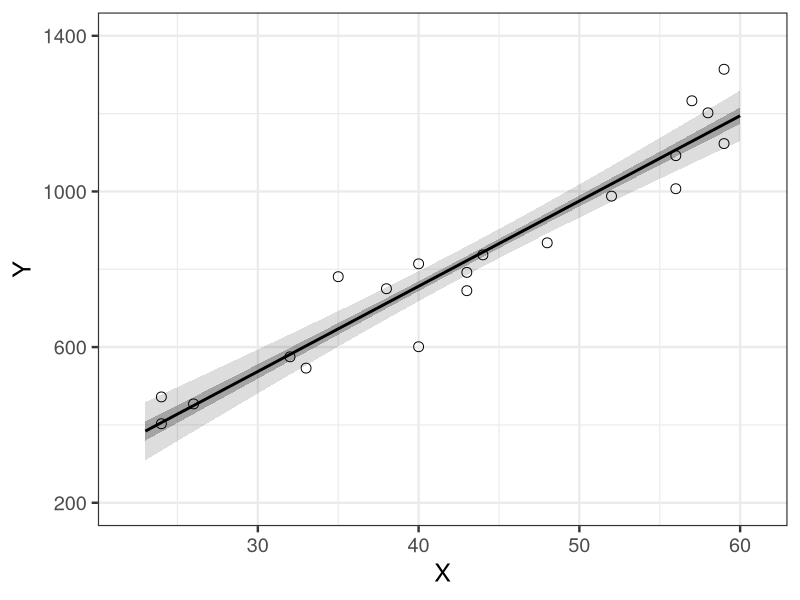
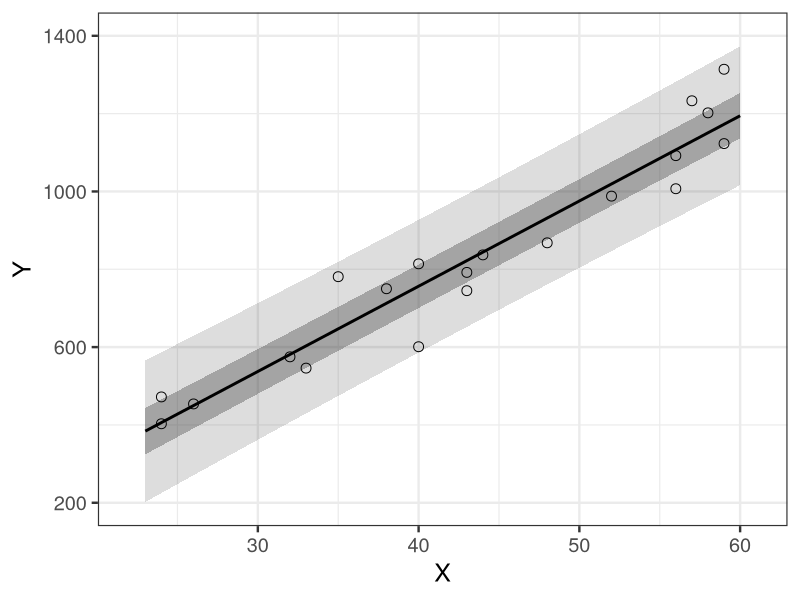

These charts were generated, in order, by the following R code:
library(ggplot2)

d <- read.csv(file='input/data-salary.txt')
res_lm <- lm(Y ~ X, data=d)
X_new <- data.frame(X=23:60)

conf_95 <- predict(res_lm, X_new, interval='confidence', level=0.95)
conf_95 <- data.frame(X_new, conf_95)
conf_50 <- predict(res_lm, X_new, interval='confidence', level=0.50)
conf_50 <- data.frame(X_new, conf_50)
pred_95 <- predict(res_lm, X_new, interval='prediction', level=0.95)
pred_95 <- data.frame(X_new, pred_95)
pred_50 <- predict(res_lm, X_new, interval='prediction', level=0.50)
pred_50 <- data.frame(X_new, pred_50)

p <- ggplot() +
  theme_bw(base_size=18) +
  geom_ribbon(data=conf_95, aes(x=X, ymin=lwr, ymax=upr), alpha=1/6) +
  geom_ribbon(data=conf_50, aes(x=X, ymin=lwr, ymax=upr), alpha=2/6) +
  geom_line(data=conf_50, aes(x=X, y=fit), linewidth=1) +
  geom_point(data=d, aes(x=X, y=Y), shape=1, size=3) +
  labs(x='X', y='Y') + coord_cartesian(xlim=c(22, 61), ylim=c(200, 1400)) +
  scale_y_continuous(breaks=seq(from=200, to=1400, by=400))
ggsave(p, file='output/fig4-3-left.png', dpi=300, w=4, h=3)

p <- ggplot() +
  theme_bw(base_size=18) +
  geom_ribbon(data=pred_95, aes(x=X, ymin=lwr, ymax=upr), alpha=1/6) +
  geom_ribbon(data=pred_50, aes(x=X, ymin=lwr, ymax=upr), alpha=2/6) +
  geom_line(data=pred_50, aes(x=X, y=fit), linewidth=1) +
  geom_point(data=d, aes(x=X, y=Y), shape=1, size=3) +
  labs(x='X', y='Y') + coord_cartesian(xlim=c(22, 61), ylim=c(200, 1400)) +
  scale_y_continuous(breaks=seq(from=200, to=1400, by=400))
ggsave(p, file='output/fig4-3-right.png', dpi=300, w=4, h=3)
